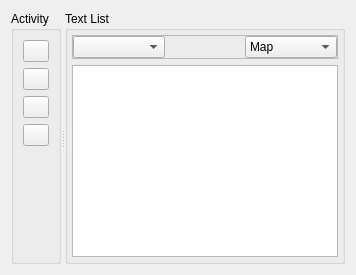
                 <widget class="QWidget" name="tab_texts">
                  <attribute name="title">
                   <string>Texts</string>
                  </attribute>
                  <layout class="QHBoxLayout" name="horizontalLayout_16">
                   <item>
                    <widget class="QSplitter" name="splitter_8">
                     <property name="orientation">
                      <enum>Qt::Horizontal</enum>
                     </property>
                     <widget class="QGroupBox" name="groupBox_worldmap_tpaction_2">
                      <property name="maximumSize">
                       <size>
                        <width>50</width>
                        <height>16777215</height>
                       </size>
                      </property>
                      <property name="title">
                       <string>Activity</string>
                      </property>
                      <layout class="QVBoxLayout" name="verticalLayout_7">
                       <item>
                        <widget class="QPushButton" name="pushButton_addtext">
                         <property name="toolTip">
                          <string>Add Text</string>
                         </property>
                         <property name="text">
                          <string/>
                         </property>
                         <property name="icon">
                          <iconset resource="editor.qrc">
                           <normaloff>:/Editor/Resources/icons/PNG/onebit_31.png</normaloff>:/Editor/Resources/icons/PNG/onebit_31.png</iconset>
                         </property>
                         <property name="iconSize">
                          <size>
                           <width>20</width>
                           <height>20</height>
                          </size>
                         </property>
                         <property name="flat">
                          <bool>false</bool>
                         </property>
                        </widget>
                       </item>
                       <item>
                        <widget class="QPushButton" name="pushButton_removetext">
                         <property name="toolTip">
                          <string>Remove selected text</string>
                         </property>
                         <property name="text">
                          <string/>
                         </property>
                         <property name="icon">
                          <iconset resource="editor.qrc">
                           <normaloff>:/Editor/Resources/icons/PNG/onebit_32.png</normaloff>:/Editor/Resources/icons/PNG/onebit_32.png</iconset>
                         </property>
                         <property name="iconSize">
                          <size>
                           <width>20</width>
                           <height>20</height>
                          </size>
                         </property>
                        </widget>
                       </item>
                       <item>
                        <widget class="QPushButton" name="pushButton_edittext">
                         <property name="toolTip">
                          <string>Edit selected text</string>
                         </property>
                         <property name="text">
                          <string/>
                         </property>
                         <property name="icon">
                          <iconset resource="editor.qrc">
                           <normaloff>:/Editor/Resources/icons/PNG/onebit_20.png</normaloff>:/Editor/Resources/icons/PNG/onebit_20.png</iconset>
                         </property>
                         <property name="iconSize">
                          <size>
                           <width>20</width>
                           <height>20</height>
                          </size>
                         </property>
                        </widget>
                       </item>
                       <item>
                        <widget class="QPushButton" name="pushButton_play">
                         <property name="toolTip">
                          <string>Play selected text voice</string>
                         </property>
                         <property name="text">
                          <string/>
                         </property>
                         <property name="icon">
                          <iconset resource="editor.qrc">
                           <normaloff>:/Editor/Resources/icons/PNG/onebit_40.png</normaloff>:/Editor/Resources/icons/PNG/onebit_40.png</iconset>
                         </property>
                         <property name="iconSize">
                          <size>
                           <width>20</width>
                           <height>20</height>
                          </size>
                         </property>
                        </widget>
                       </item>
                       <item>
                        <spacer name="verticalSpacer_12">
                         <property name="orientation">
                          <enum>Qt::Vertical</enum>
                         </property>
                         <property name="sizeHint" stdset="0">
                          <size>
                           <width>20</width>
                           <height>40</height>
                          </size>
                         </property>
                        </spacer>
                       </item>
                      </layout>
                     </widget>
                     <widget class="QGroupBox" name="groupBox_worldmaps_tplist_2">
                      <property name="title">
                       <string>Text List</string>
                      </property>
                      <property name="flat">
                       <bool>false</bool>
                      </property>
                      <property name="checkable">
                       <bool>false</bool>
                      </property>
                      <layout class="QVBoxLayout" name="verticalLayout_10">
                       <property name="margin">
                        <number>4</number>
                       </property>
                       <item>
                        <widget class="QFrame" name="frame">
                         <property name="frameShape">
                          <enum>QFrame::StyledPanel</enum>
                         </property>
                         <property name="frameShadow">
                          <enum>QFrame::Raised</enum>
                         </property>
                         <layout class="QHBoxLayout" name="horizontalLayout_20">
                          <property name="spacing">
                           <number>0</number>
                          </property>
                          <property name="margin">
                           <number>0</number>
                          </property>
                          <item>
                           <widget class="QComboBox" name="comboBox_chooselang"/>
                          </item>
                          <item>
                           <spacer name="horizontalSpacer_7">
                            <property name="orientation">
                             <enum>Qt::Horizontal</enum>
                            </property>
                            <property name="sizeType">
                             <enum>QSizePolicy::Minimum</enum>
                            </property>
                            <property name="sizeHint" stdset="0">
                             <size>
                              <width>80</width>
                              <height>20</height>
                             </size>
                            </property>
                           </spacer>
                          </item>
                          <item>
                           <widget class="QComboBox" name="comboBox_choosetexttype">
                            <item>
                             <property name="text">
                              <string>Map</string>
                             </property>
                            </item>
                            <item>
                             <property name="text">
                              <string>Quest</string>
                             </property>
                            </item>
                            <item>
                             <property name="text">
                              <string>Inventory</string>
                             </property>
                            </item>
                            <item>
                             <property name="text">
                              <string>Name</string>
                             </property>
                            </item>
                           </widget>
                          </item>
                         </layout>
                        </widget>
                       </item>
                       <item>
                        <widget class="QTableView" name="tableView_TextList">
                         <property name="selectionMode">
                          <enum>QAbstractItemView::SingleSelection</enum>
                         </property>
                         <property name="selectionBehavior">
                          <enum>QAbstractItemView::SelectRows</enum>
                         </property>
                        </widget>
                       </item>
                      </layout>
                     </widget>
                    </widget>
                   </item>
                  </layout>
                 </widget>
